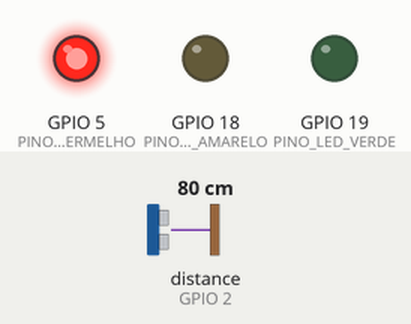
This sketch was run on a simulated ESP32. Shown: output pins drawn as LEDs (lit = HIGH). Wiring (inferred from the names in the program): ultrasonic range finder: trigger GPIO 4; echo GPIO 2. Inputs (shaded band) come from the test bench; at power-on: distance to the obstacle (sensor on GPIO 2) 80 cm. The echo pulse lasts 58.3 µs per cm; WiFi joins after 1.5 s; servers stay silent unless stated; no MQTT or app messages arrive unless stated; pins used as bus, display or sensor lines are not drawn; what the sketch prints to the serial monitor is not drawn.

Above: at 2.7 s.
2.8 s: distance to the obstacle (sensor on GPIO 2) set to 25 cm
4.7 s: distance to the obstacle (sensor on GPIO 2) set to 21 cm
At 6.2 s:
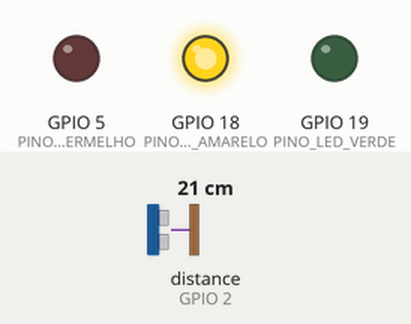
7.0 s: distance to the obstacle (sensor on GPIO 2) set to 16 cm
8.7 s: distance to the obstacle (sensor on GPIO 2) set to 13 cm
At 10.7 s:
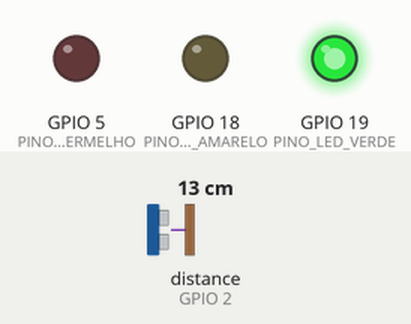
11.0 s: distance to the obstacle (sensor on GPIO 2) set to 18 cm
At 12.5 s:
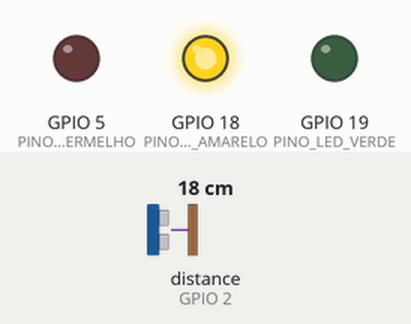
13.0 s: distance to the obstacle (sensor on GPIO 2) set to 2 cm
At 14.1 s:
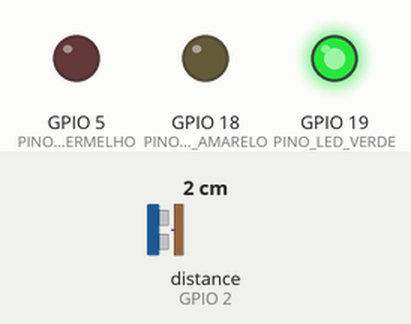
Timing chart, 0 to 16.0 s (numbered marks = the images above; inputs shaded):
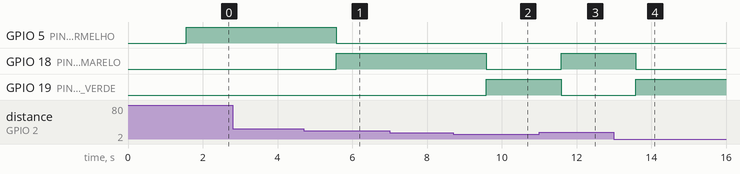

Measured:
- the behaviour switches between 24 and 23 cm on distance to the obstacle (sensor on GPIO 2) (found by bisection; images 0 and 1)
- the behaviour switches between 15 and 14 cm on distance to the obstacle (sensor on GPIO 2) (found by bisection; images 1 and 2)
- after the input at 2.8 s, every drawn part: stays the same
- after the input at 4.7 s, GPIO 5 (PINO_LED_VERMELHO): HIGH → LOW after 0.88 s; GPIO 18 (PINO_LED_AMARELO): LOW → HIGH after 0.88 s
- after the input at 7.0 s, every drawn part: stays the same
- after the input at 8.7 s, GPIO 18 (PINO_LED_AMARELO): HIGH → LOW after 0.88 s; GPIO 19 (PINO_LED_VERDE): LOW → HIGH after 0.88 s
- after the input at 11.0 s, GPIO 18 (PINO_LED_AMARELO): LOW → HIGH after 0.59 s; GPIO 19 (PINO_LED_VERDE): HIGH → LOW after 0.59 s
- after the input at 13.0 s, GPIO 18 (PINO_LED_AMARELO): HIGH → LOW after 0.59 s; GPIO 19 (PINO_LED_VERDE): LOW → HIGH after 0.59 s

The sketch:

projetoIoT.ino
```cpp
#include <WiFi.h>
#include <PubSubClient.h>

const char* ssid = "CLARO_2G113C30";
const char* password = "5A113C30";
const char* mqtt_server = "192.168.0.3";

WiFiClient espClient;
PubSubClient client(espClient);

String my_topic;
String my_payload;

const int PINO_TRIG = 4;
const int PINO_ECHO = 2;
const int PINO_LED_VERMELHO = 5;
const int PINO_LED_AMARELO = 18;
const int PINO_LED_VERDE = 19;

int Valor;

void setup_wifi() {
  Serial.print("Connecting to ");
  Serial.println(ssid);
  WiFi.begin(ssid, password);

  while (WiFi.status() != WL_CONNECTED) {
    delay(500);
    Serial.print(".");
  }
  Serial.println("WiFi conectado");
  Serial.println("IP address: ");
  Serial.println(WiFi.localIP());
  Serial.print("MAC Address: ");
  Serial.println(WiFi.macAddress());
}

void callback(char* topic, byte* payload, unsigned int length) {
  String conc_payload;
  for (int i = 0; i < length; i++) {
    conc_payload += ((char)payload[i]);
  }
  my_topic = topic;
  my_payload = conc_payload;
}

void reconnect() {

  while (!client.connected()) {
    Serial.print("Attempting MQTT connection...");
    if (client.connect("espClient")) {
      Serial.println("connected");
      client.subscribe("ESP32_RECEBE");
    } else {
      Serial.print("failed");
      Serial.println(" try again in 5 seconds");
      delay(5000);
    }
  }
}

void setup() {
  Serial.begin(115200);
  setup_wifi();
  client.setServer(mqtt_server, 1883);
  client.setCallback(callback);

  pinMode(PINO_TRIG, OUTPUT);
  pinMode(PINO_ECHO, INPUT);
  pinMode(PINO_LED_VERMELHO, OUTPUT);
  pinMode(PINO_LED_AMARELO, OUTPUT);
  pinMode(PINO_LED_VERDE, OUTPUT);

}
void loop() {
  reconnect();
  client.loop();

  digitalWrite(PINO_TRIG, LOW);
  delayMicroseconds(2);
  digitalWrite(PINO_TRIG, HIGH);
  delayMicroseconds(10);
  digitalWrite(PINO_TRIG, LOW);

  long duracao = pulseIn(PINO_ECHO, HIGH);
  float distancia = (duracao * 0.0343) / 2;

  float distanciamaxima = 30.0;
  float porcentageminversa = distancia / distanciamaxima;
  float nivel = (1 - porcentageminversa) * 100;

  if (nivel <0)
  {
    nivel = 0;
  } else if (nivel >100) {
    nivel = 100;
  }

  if (nivel <=20)
  {
    digitalWrite(PINO_LED_VERMELHO, HIGH);
    digitalWrite(PINO_LED_AMARELO, LOW);
    digitalWrite(PINO_LED_VERDE, LOW);
  } else if (nivel >= 50) {
    digitalWrite(PINO_LED_VERMELHO, LOW);
    digitalWrite(PINO_LED_AMARELO, LOW);
    digitalWrite(PINO_LED_VERDE, HIGH);
  } else {
    digitalWrite(PINO_LED_VERMELHO, LOW);
    digitalWrite(PINO_LED_AMARELO, HIGH);
    digitalWrite(PINO_LED_VERDE, LOW);
  }

  client.publish("projeto/nivel", String(nivel).c_str());


  delay(1000);
}
```
